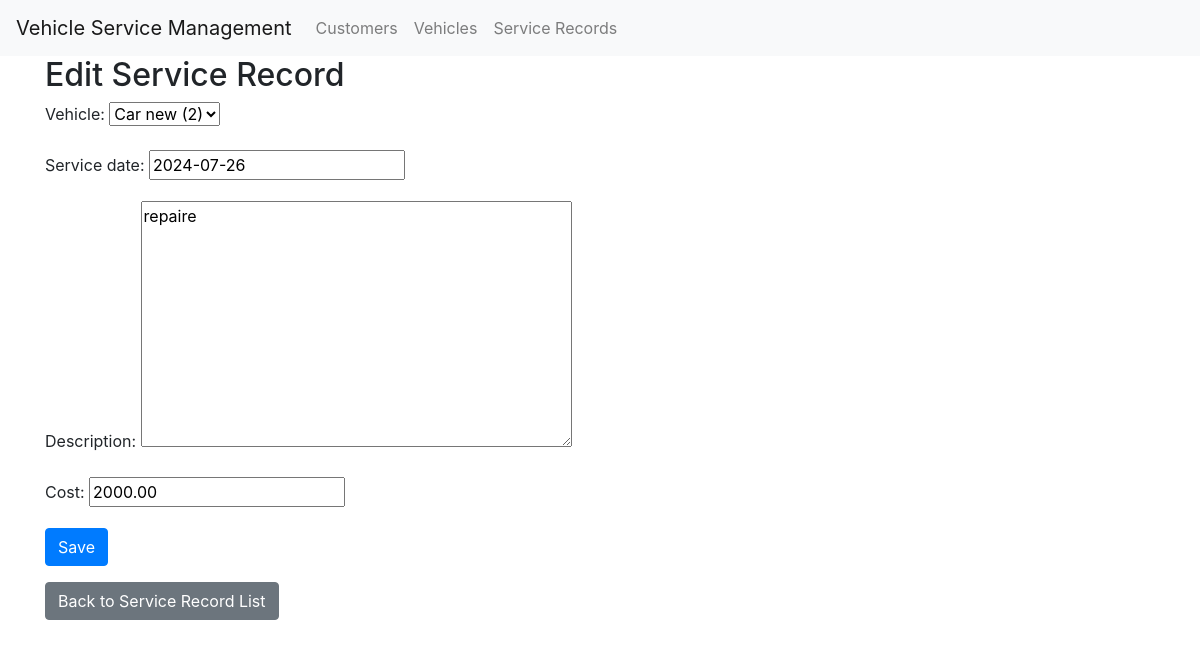
/service_records/1/edit/, run on the app's committed database.
### service/models.py (models this page shows, shortened)
class ServiceRecord(models.Model):
    vehicle = models.ForeignKey(Vehicle, on_delete=models.CASCADE)
    service_date = models.DateField()
    description = models.TextField()
    cost = models.DecimalField(max_digits=10, decimal_places=2)

### service/views.py (the view)
# urls.py: path('service_records/<int:pk>/edit/', views.service_record_update, name='service_record_update'),
def service_record_update(request, pk):
    service_record = get_object_or_404(ServiceRecord, pk=pk)
    if request.method == 'POST':
        form = ServiceRecordForm(request.POST, instance=service_record)
        if form.is_valid():
            form.save()
            return redirect('service_record_list')  # Redirect to the list view after saving
    else:
        form = ServiceRecordForm(instance=service_record)  # Populate form with existing record data
    return render(request, 'service/service_record_form.html', {'form': form})

### service/forms.py
class ServiceRecordForm(forms.ModelForm):
    class Meta:
        model = ServiceRecord
        fields = ['vehicle', 'service_date', 'description', 'cost']

### service/models.py (called while the page is built)
    def __str__(self):
        return f"{self.make} {self.model} ({self.year})"

### templates/service/service_record_form.html (shortened to what this page needs)
{% extends 'service/base.html' %}
{% block content %}
    <h2>{% if form.instance.pk %}Edit{% else %}Add{% endif %} Service Record</h2>
    <form method="post">
        {{ form.as_p }}
        <button type="submit" class="btn btn-primary">Save</button>
    </form>
    <a href="{% url 'service_record_list' %}" class="btn btn-secondary mt-3">Back to Service Record List</a>
{% endblock %}

### data on the page
ServiceRecord: vehicle "Car new (2)", service_date "2024-07-26", description "repaire", cost "2000.00"
